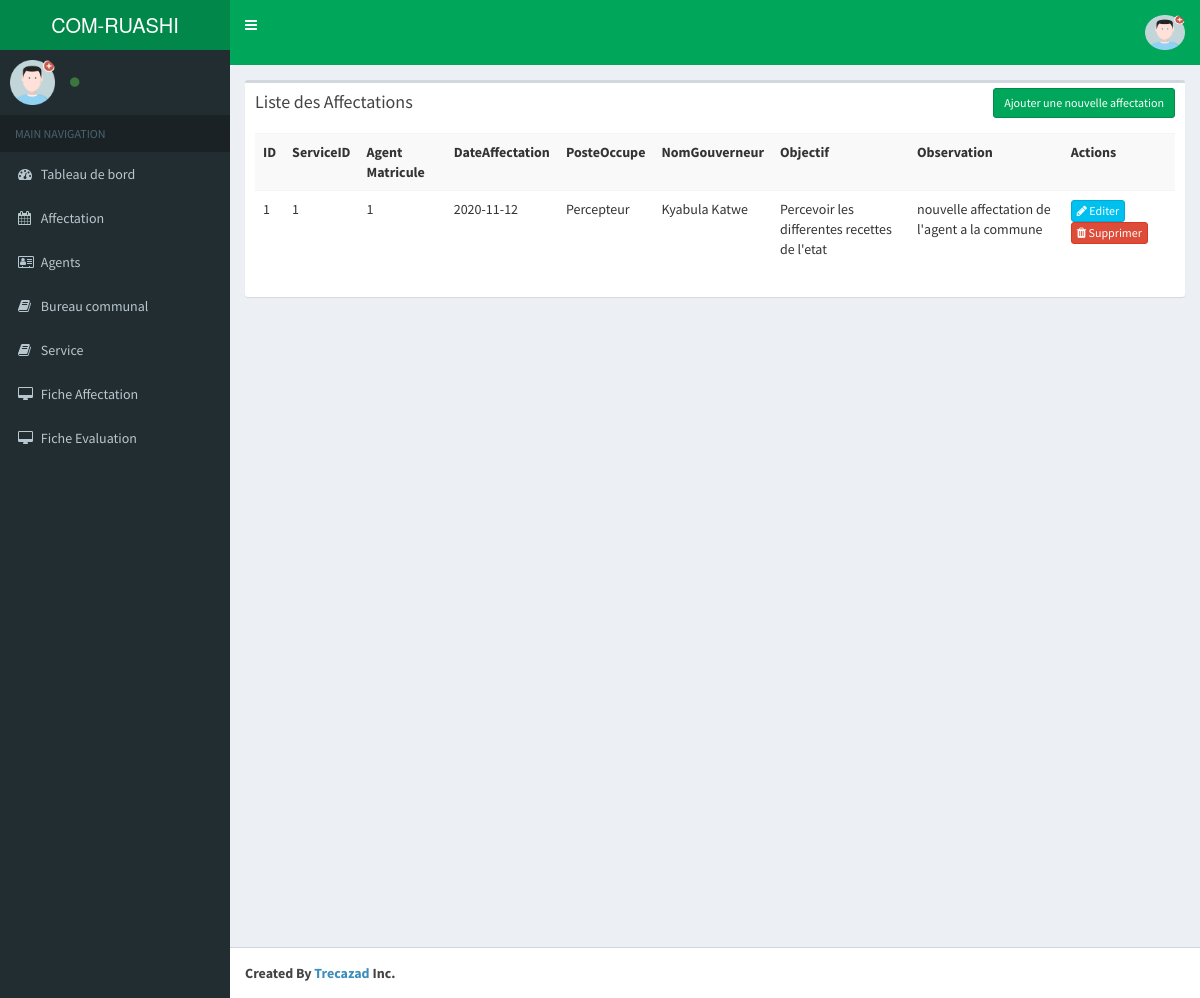
Screenshot of /index.php/affectation with the database file from the repository.
### tables this page shows
CREATE TABLE `tb_am_affectations` (
  `Affectation_id` int(11) NOT NULL,
  `DateAffectation` date NOT NULL,
  `DateAjout` datetime NOT NULL,
  `Service_sid` int(11) NOT NULL,
  `Agent_sid` int(11) NOT NULL,
  `PosteOccupe` varchar(75) NOT NULL,
  `Objectif` text NOT NULL,
  `NomGouverneur` varchar(75) NOT NULL,
  `affec_observ` text NOT NULL
);

### application/controllers/Affectation.php (called while the page is built, shortened)
<?php
class Affectation extends CI_Controller{
    function __construct()
    {
        $this->load->model('Affectation_model');
    }
    function index()
    {
        $params['limit'] = RECORDS_PER_PAGE;
        $params['offset'] = ($this->input->get('per_page')) ? $this->input->get('per_page') : 0;
        $data['affectations'] = $this->Affectation_model->get_all_affectations($params);
        $data['_view'] = 'affectation/index';
        $this->load->view('layouts/main',$data);
    }
}

### index.php (called while the page is built, shortened)
<?php
require_once BASEPATH.'core/CodeIgniter.php';

### application/models/Affectation_model.php (called while the page is built, shortened)
<?php
class Affectation_model extends CI_Model
{
    function get_all_affectations_count()
    {
        $this->db->from('tb_am_affectations');
        return $this->db->count_all_results();
    }
    function get_all_affectations($params = array())
    {
        $this->db->order_by('Affectation_id', 'desc');
        if(isset($params) && !empty($params))
        {
            $this->db->limit($params['limit'], $params['offset']);
        }
        return $this->db->get('tb_am_affectations')->result_array();
    }
}

### application/views/affectation/index.php (the view, shortened to what this page needs)
<div class="row">
    <div class="col-md-12">
        <div class="box">
            <div class="box-header">
                <h3 class="box-title">Liste des Affectations </h3>
            	<div class="box-tools">
                    <a href="<?php echo site_url('affectation/add'); ?>" class="btn btn-success btn-sm">Ajouter une nouvelle affectation</a>
                </div>
            </div>
            <div class="box-body">
                <div class="table-responsive">
                <table class="table table-striped">
                    <tr>
						<th>ID</th>
						<th>ServiceID</th>
						<th>Agent Matricule</th>
						<th>DateAffectation</th>
						<th>PosteOccupe</th>
						<th>NomGouverneur</th>
						<th>Objectif</th>
						<th>Observation</th>
						<th>Actions</th>
                    </tr>
                    <?php foreach($affectations as $t){ ?>
                    <tr>
						<td><?php echo $t['Affectation_id']; ?></td>
						<td><?php echo $t['Service_sid']; ?></td>
						<td><?php echo $t['Agent_sid']; ?></td>
						<td><?php echo $t['DateAffectation']; ?></td>
						<td><?php echo $t['PosteOccupe']; ?></td>
						<td><?php echo $t['NomGouverneur']; ?></td>
						<td><?php echo $t['Objectif']; ?></td>
						<td><?php echo $t['affec_observ']; ?></td>
						<td>
                            <a href="<?php echo site_url('affectation/edit/'.$t['Affectation_id']); ?>" class="btn btn-info btn-xs"><span class="fa fa-pencil"></span> Editer</a>
                            <a href="<?php echo site_url('affectation/remove/'.$t['Affectation_id']); ?>" class="btn btn-danger btn-xs"><span class="fa fa-trash"></span> Supprimer</a>
                        </td>
                    </tr>
                    <?php } ?>
                </table>
            </div>
            </div>
        </div>
    </div>
</div>

### application/views/layouts/main.php (shortened to what this page needs)
<!DOCTYPE html>
<html>
    <head>
        <link rel="stylesheet" href="<?php echo site_url('resources/css/bootstrap.min.css');?>">
        <link rel="stylesheet" href="<?php echo site_url('resources/css/font-awesome.min.css');?>">
        <link rel="stylesheet" href="https://cdnjs.cloudflare.com/ajax/libs/ionicons/2.0.1/css/ionicons.min.css">
        <link rel="stylesheet" href="<?php echo site_url('resources/css/bootstrap-datetimepicker.min.css');?>">
        <link rel="stylesheet" href="<?php echo site_url('resources/css/AdminLTE.min.css');?>">
        <link rel="stylesheet" href="<?php echo site_url('resources/css/_all-skins.min.css');?>">
    </head>
    <body class="hold-transition skin-green sidebar-mini">
        <div class="wrapper">
            <header class="main-header">
                <a href="" class="logo">
                    <span class="logo-lg">COM-RUASHI</span>
                </a>
                <nav class="navbar navbar-static-top">
                    <a href="#" class="sidebar-toggle" data-toggle="offcanvas" role="button">
                    </a>
                    <div class="navbar-custom-menu">
                        <ul class="nav navbar-nav">
                            <li class="dropdown user user-menu">
                                <a href="#" class="dropdown-toggle" data-toggle="dropdown">
                                   <?php if (!empty($this->session->avatar)) { ?>
                                         <img src="<?php echo base_url() . trim($this->session->avatar); ?>" class="img-circle" alt="User Image"
                                         style="border-radius: 10px!important; height: 35px; width: 40px;"/>
                                 <?php } else { ?>
                                  <img src="<?php echo base_url(); ?>global/img/avatars/avatar.png"
                                        alt="Avatar" class="img-circle" style="border-radius: 10px!important; height: 35px; width: 40px;"/>
                                <?php } ?>
                                </a>
                            </li>
                        </ul>
                    </div>
                </nav>
            </header>
            <aside class="main-sidebar">
                <section class="sidebar">
                    <div class="user-panel">
                        <div class="pull-left image">
                            <?php if (!empty($this->session->avatar)) { ?>
                             <img src="<?php echo base_url() . trim($this->session->avatar); ?>"
                                alt="Avatar"
                                   style="border-radius: 10px!important; height: 50px; width: 50px;"/>
                                 <?php } else { ?>
                                  <img src="<?php echo base_url(); ?>global/img/avatars/avatar.png"
                                        alt="Avatar" class="img-circle" style="border-radius: 10px!important;"/>
                                <?php } ?>
                        </div>
                        <div class="pull-left info">
                            <a href="<?= base_url('user/account'); ?>" class="text-capitalize"><i class="fa fa-circle text-success"></i> <?= $this->session->fonction; ?></a>
                        </div>
                    </div>
                    <ul class="sidebar-menu">
                        <li class="header">MAIN NAVIGATION</li>
                        <li>
                            <a href="<?php echo site_url();?>">
                                <i class="fa fa-dashboard"></i> <span>Tableau de bord</span>
                            </a>
                        </li>
                        <li>
                            <a href="#">
                                <i class="fa fa-calendar"></i> <span>Affectation</span>
                            </a>
                        </li>
                        <li>
                            <a href="#">
                                <i class="fa fa-address-card-o"></i> <span>Agents</span>
                            </a>
                        </li>
                        <li>
                            <a href="#">
                                <i class="fa fa-book"></i> <span>Bureau communal</span>
                            </a>
                        </li>
                        <li>
                            <a href="#">
                                <i class="fa fa-book"></i> <span>Service</span>
                            </a>
                        </li>
                        <li>
                            <a href="#">
                                <i class="fa fa-desktop"></i> <span>Fiche Affectation</span>
                            </a>
                        </li>
                        <li>
                            <a href="#">
                                <i class="fa fa-desktop"></i> <span>Fiche Evaluation</span>
                            </a>
                        </li>
                    </ul>
                </section>
            </aside>
            <div class="content-wrapper">
                <section class="content">
                    <?php
                    if(isset($_view) && $_view)
                        $this->load->view($_view);
                    ?>
                </section>
            </div>
            <footer class="main-footer">
                <strong>Created By <a href="https://eliemwez.congoagile.com/">Trecazad</a> Inc.</strong>
            </footer>
        </div>
    </body>
</html>

### rows the page displays
tb_am_affectations: Affectation_id "1", Service_sid "1", Agent_sid "1", DateAffectation "2020-11-12", PosteOccupe "Percepteur", NomGouverneur "Kyabula Katwe", Objectif "Percevoir les differentes recettes de l'etat", affec_observ "nouvelle affectation de l'agent a la commune"
